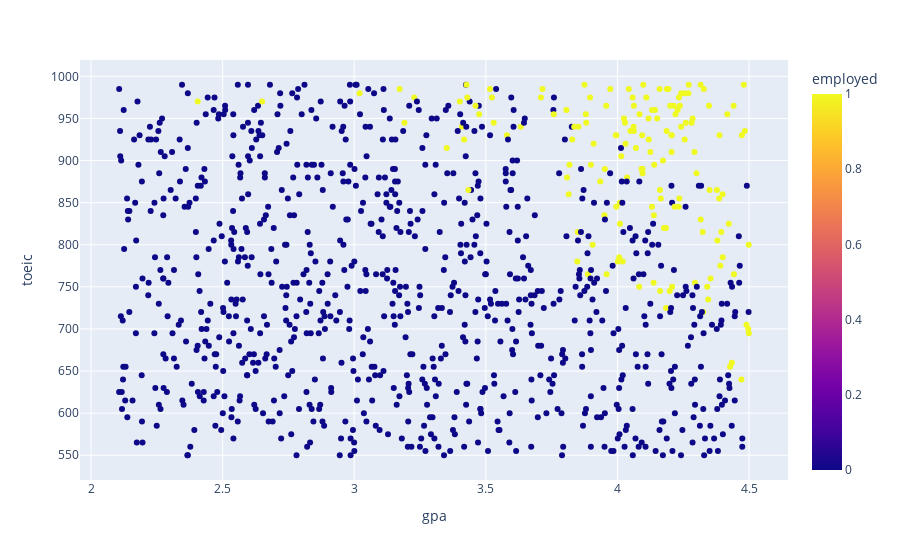

Notebook code for this chart:
### Code cell
px.scatter(df,x='gpa',y='toeic',color='employed')

### Figure 1 — Plotly figure (JSON) as saved in the notebook; plotly's stock layout.template omitted (floating-point values rounded to 4 significant figures; data arrays with more than 128 entries replaced by an {"elided": "..."} marker saying what was removed)
{"data": [{"hovertemplate": "gpa=%{x}<br>toeic=%{y}<br>employed=%{marker.color}<extra></extra>", "legendgroup": "", "marker": {"color": {"elided": "1000 int values"}, "coloraxis": "coloraxis", "symbol": "circle"}, "mode": "markers", "name": "", "orientation": "v", "showlegend": false, "type": "scatter", "x": {"elided": "1000 float values"}, "xaxis": "x", "y": {"elided": "1000 int values"}, "yaxis": "y"}], "layout": {"autosize": true, "coloraxis": {"colorbar": {"title": {"text": "employed"}}, "colorscale": [[0, "#0d0887"], [0.1111, "#46039f"], [0.2222, "#7201a8"], [0.3333, "#9c179e"], [0.4444, "#bd3786"], [0.5556, "#d8576b"], [0.6667, "#ed7953"], [0.7778, "#fb9f3a"], [0.8889, "#fdca26"], [1, "#f0f921"]]}, "dragmode": "pan", "legend": {"tracegroupgap": 0}, "margin": {"t": 60}, "xaxis": {"anchor": "y", "autorange": true, "domain": [0, 1], "range": [1.961, 4.645], "title": {"text": "gpa"}, "type": "linear"}, "yaxis": {"anchor": "x", "autorange": true, "domain": [0, 1], "range": [515.9, 1024.0], "title": {"text": "toeic"}, "type": "linear"}}}
